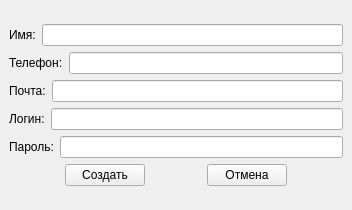
<?xml version="1.0" encoding="UTF-8"?>
<ui version="4.0">
 <class>CreateUserWindow</class>
 <widget class="QMainWindow" name="CreateUserWindow">
  <property name="geometry">
   <rect>
    <x>0</x>
    <y>0</y>
    <width>352</width>
    <height>210</height>
   </rect>
  </property>
  <property name="windowTitle">
   <string>MainWindow</string>
  </property>
  <widget class="QWidget" name="centralwidget">
   <layout class="QVBoxLayout" name="verticalLayout_2">
    <item>
     <layout class="QVBoxLayout" name="verticalLayout">
      <item>
       <layout class="QHBoxLayout" name="horizontalLayout">
        <item>
         <widget class="QLabel" name="label">
          <property name="text">
           <string>Имя:</string>
          </property>
         </widget>
        </item>
        <item>
         <widget class="QLineEdit" name="name_line"/>
        </item>
       </layout>
      </item>
      <item>
       <layout class="QHBoxLayout" name="horizontalLayout_2">
        <item>
         <widget class="QLabel" name="label_2">
          <property name="text">
           <string>Телефон:</string>
          </property>
         </widget>
        </item>
        <item>
         <widget class="QLineEdit" name="phone_line"/>
        </item>
       </layout>
      </item>
      <item>
       <layout class="QHBoxLayout" name="horizontalLayout_3">
        <item>
         <widget class="QLabel" name="label_3">
          <property name="text">
           <string>Почта:</string>
          </property>
         </widget>
        </item>
        <item>
         <widget class="QLineEdit" name="email_line"/>
        </item>
       </layout>
      </item>
      <item>
       <layout class="QHBoxLayout" name="horizontalLayout_4">
        <item>
         <widget class="QLabel" name="label_4">
          <property name="text">
           <string>Логин:</string>
          </property>
         </widget>
        </item>
        <item>
         <widget class="QLineEdit" name="login_line"/>
        </item>
       </layout>
      </item>
      <item>
       <layout class="QHBoxLayout" name="horizontalLayout_6">
        <item>
         <widget class="QLabel" name="label_5">
          <property name="text">
           <string>Пароль:</string>
          </property>
         </widget>
        </item>
        <item>
         <widget class="QLineEdit" name="password_line"/>
        </item>
       </layout>
      </item>
      <item>
       <layout class="QHBoxLayout" name="horizontalLayout_5">
        <item>
         <spacer name="horizontalSpacer">
          <property name="orientation">
           <enum>Qt::Horizontal</enum>
          </property>
          <property name="sizeHint" stdset="0">
           <size>
            <width>40</width>
            <height>20</height>
           </size>
          </property>
         </spacer>
        </item>
        <item>
         <widget class="QPushButton" name="create_btn">
          <property name="text">
           <string>Создать</string>
          </property>
         </widget>
        </item>
        <item>
         <spacer name="horizontalSpacer_2">
          <property name="orientation">
           <enum>Qt::Horizontal</enum>
          </property>
          <property name="sizeHint" stdset="0">
           <size>
            <width>40</width>
            <height>20</height>
           </size>
          </property>
         </spacer>
        </item>
        <item>
         <widget class="QPushButton" name="cancel_btn">
          <property name="text">
           <string>Отмена</string>
          </property>
         </widget>
        </item>
        <item>
         <spacer name="horizontalSpacer_3">
          <property name="orientation">
           <enum>Qt::Horizontal</enum>
          </property>
          <property name="sizeHint" stdset="0">
           <size>
            <width>40</width>
            <height>20</height>
           </size>
          </property>
         </spacer>
        </item>
       </layout>
      </item>
     </layout>
    </item>
   </layout>
  </widget>
 </widget>
 <resources/>
 <connections/>
</ui>
